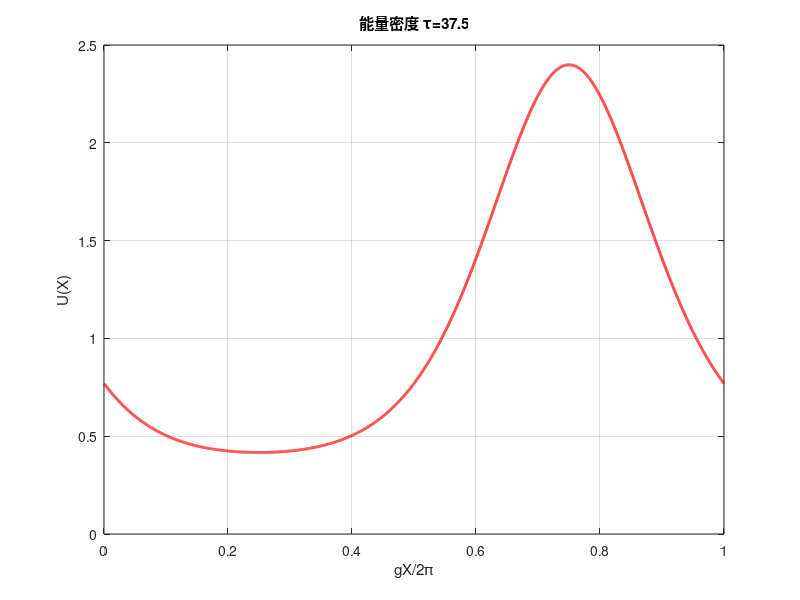
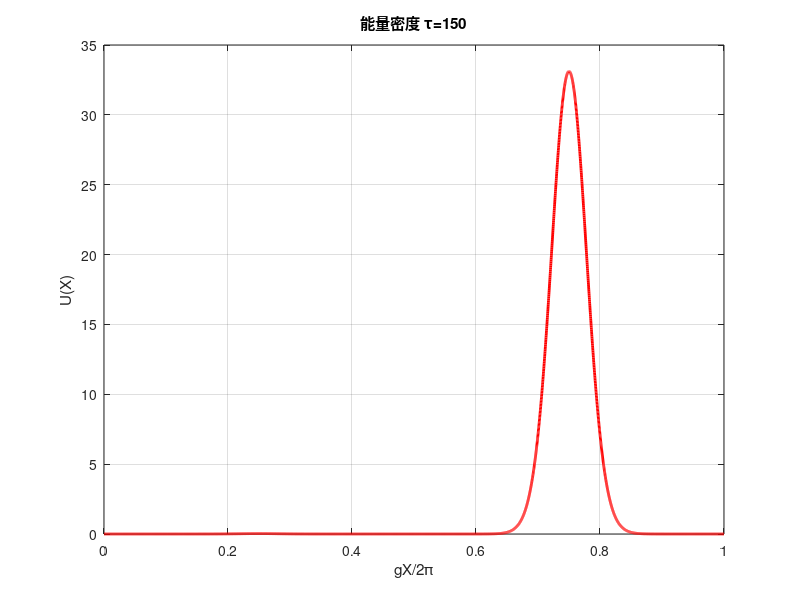
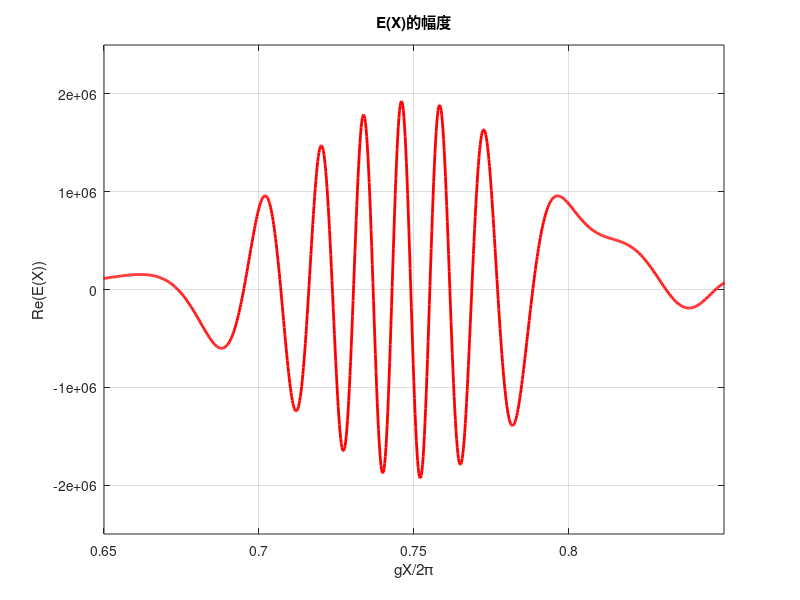
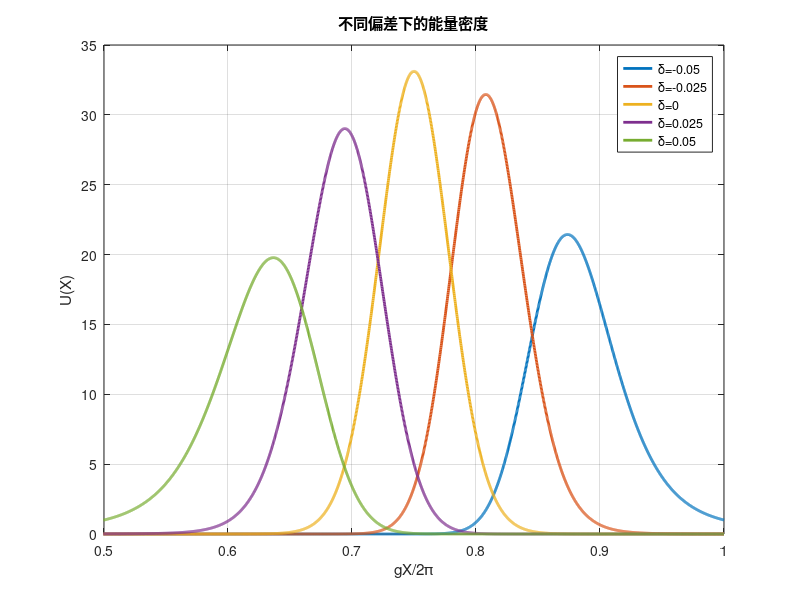

Source code (MATLAB) for these figures, in order:
%% 复现JOSB的图
% clear
clc
close all

%% 参数定义
delta = 0; %偏差
alpha = 0.05; %调制强度
Omega = 0.07 * 1e9; %调制频率
omega = 1 * 1e9; %输入频率
eps1 = 1;
eps0 = 8.854e-12;
c = 3e8;
cg = (1 + delta) * c / sqrt(eps1);
g = Omega / cg; %调制空间频率

%% 计算
X = linspace(0, 2 * pi / g, 5000);
%图A
tau = 37.5;
UA = exp(-g * (2 + delta) * alpha * sin(g * X) * tau - (delta + alpha * cos(g * X)) .^ 2/2 / alpha ^ 2 * (-1 - 2 * alpha * g * tau + exp(2 * alpha * g * tau)) ...
    +delta * (delta + alpha * cos(g * X)) * 2 / alpha ^ 2 * (-1 - alpha * g * tau + exp(alpha * g * tau)));

%图B
tau = 150;
UB = exp(-g * (2 + delta) * alpha * sin(g * X) * tau - (delta + alpha * cos(g * X)) .^ 2/2 / alpha ^ 2 * (-1 - 2 * alpha * g * tau + exp(2 * alpha * g * tau)) ...
    +delta * (delta + alpha * cos(g * X)) * 2 / alpha ^ 2 * (-1 - alpha * g * tau + exp(alpha * g * tau)));

%图C
tau = 150;
eps = eps1 * (1 + 2 * alpha * cos(g * X));
absE = sqrt(UB ./ eps / eps0); %场的模
btau = 1 / sqrt(-1/4 -1/2 * alpha * g * tau +1/4 * exp(2 * alpha * g * tau));
k1 = omega / c / sqrt(eps1);
x0tau = (g * X - 3 * pi / 2) / btau;
phaseE = k1 * exp(-g * alpha * sin(g * X) * tau) .* sqrt(pi) / 2 / g * btau .* (1 + erf(x0tau));
E = absE .* exp(1i * phaseE);

%图D
tau = 150;
UD = zeros(5, length(X));
deltalist = [-0.05, -0.025, 0, 0.025, 0.05];

for i = 1:length(deltalist)
    delta = deltalist(i);
    cg = (1 + delta) * c / sqrt(eps1);
    g = Omega / cg; %调制空间频率
    X = linspace(0, 2 * pi / g, 5000);
    UD(i, :) = exp(-g * (2 + delta) * alpha * sin(g * X) * tau - (delta + alpha * cos(g * X)) .^ 2/2 / alpha ^ 2 * (-1 - 2 * alpha * g * tau + exp(2 * alpha * g * tau)) ...
        +delta * (delta + alpha * cos(g * X)) * 2 / alpha ^ 2 * (-1 - alpha * g * tau + exp(alpha * g * tau)));

end

%% 绘图
h1 = figure;
plot(g * X / 2 / pi, UA, 'r-', 'LineWidth', 2)
xlim([0 1])
xlabel('gX/2\pi')
ylabel('U(X)')
grid on
title('能量密度 \tau=37.5')

h2 = figure;
plot(g * X / 2 / pi, UB, 'r-', 'LineWidth', 2)
xlim([0 1])
xlabel('gX/2\pi')
ylabel('U(X)')
grid on
title('能量密度 \tau=150')

h3 = figure;
plot(g * X / 2 / pi, real(E(:)), 'r-', 'LineWidth', 2)
xlim([0.65, 0.85])
ylim([-2.5e6, 2.5e6])
xlabel('gX/2\pi')
ylabel('Re(E(X))')
grid on
title('E(X)的幅度')

h4 = figure;
plot(g * X / 2 / pi, UD, 'LineWidth', 2)
xlim([0.5 1])
xlabel('gX/2\pi')
ylabel('U(X)')
grid on
legend('\delta=-0.05', '\delta=-0.025', '\delta=0', '\delta=0.025', '\delta=0.05')
title('不同偏差下的能量密度')
